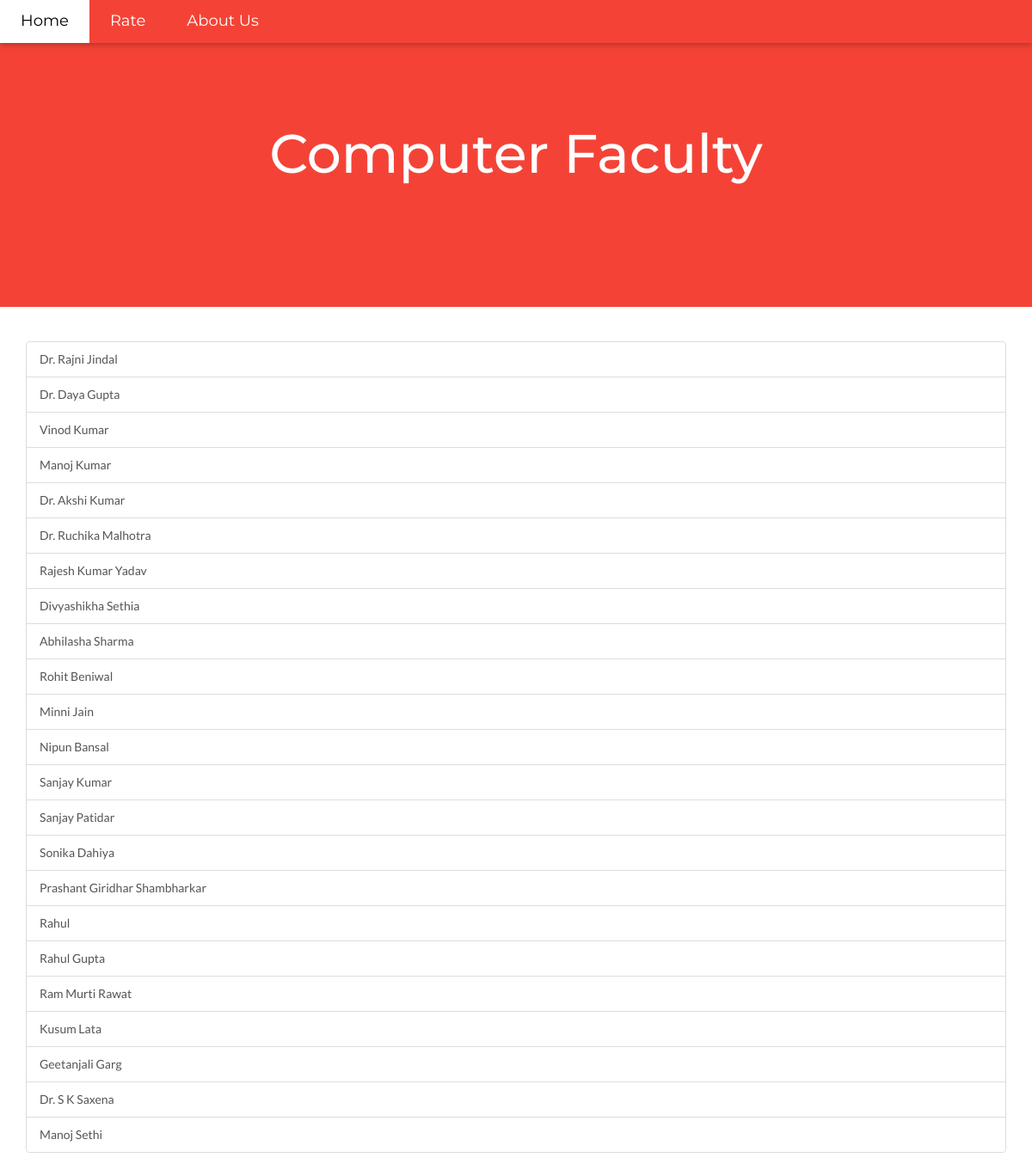
The page /computer/ on the database its author committed.
### computer/models.py (models this page shows, shortened)
class Teacher(models.Model):
    name = models.CharField(max_length=100)
    designation = models.CharField(max_length=100)
    qual = models.CharField(max_length=100)
    email = models.CharField(max_length=100)
    special = models.CharField(max_length=200)
    votes = models.IntegerField(default=0)

### computer/views.py (the view)
def index(request):
    latest_teacher_list = Teacher.objects.all()
    context = {'latest_teacher_list': latest_teacher_list}
    return render(request, 'computer/computer_faculty.htm', context)

### computer/templates/computer/computer_faculty.htm (shortened to what this page needs)
<html>
<head>
{% load static %}
<link rel="stylesheet" href="{% static 'computer/bootstrap.min.css' %}" type="text/css">
<link rel="stylesheet" href="https://maxcdn.bootstrapcdn.com/bootstrap/3.3.7/css/bootstrap.min.css">
<link rel="stylesheet" href="{% static 'computer/style.css' %}">
</head>
<body>
<div class="top">
  <div class="bar card-2" style="background-color:#f44336;color:white;font-size:18px;width:100%">
    <a href="{% url 'polls:index' %}" class="bar-item button hover-white" style="padding:12px 24px">Home</a>
    <a href="{% url 'rate:index' %}" class="bar-item button hover-white" style="padding:12px 24px">Rate</a>
    <a href="{% url 'about:index' %}" class="bar-item button hover-white" style="padding:12px 24px">About Us</a>
    </div>
</div>
<header class="container1 row " style="padding:128px 16px;background-color:#f44336;color:white;text-align:center;left:0">
  <h1 style="margin:16px;font-size:63px">Computer Faculty</h1>
</header>
<br>
<br>
<div class="container">
<div class="list-group">
{% if latest_teacher_list %}
    {% for teacher in latest_teacher_list %}
        <a class="list-group-item" href="{% url 'computer:detail' teacher.id %}">{{ teacher.name }}</a></li>
    {% endfor %}
{% else %}
    <p>No polls are available.</p>
{% endif %}
</div>
</div>
</body>
</html>

### computer/static/computer/style.css (style rules this page uses)
body,h1,h2,h3,h4,h5,h6 { font-family: "Lato", sans-serif }
html, body { max-width: 100%; overflow-x: hidden; }
.top { position:fixed;width:100%;z-index:1;top:0;left:0 }
.bar { width:100%;overflow:hidden }
.bar .bar-item { padding:8px 16px;float:left;width:auto;border:none;outline:none;display:block }
.card,.card-2 { box-shadow:0 2px 5px 0 rgba(0,0,0,0.16),0 2px 10px 0 rgba(0,0,0,0.12) }
.button { border:none;display:inline-block;outline:0;padding:8px 16px;vertical-align:middle;overflow:hidden;text-decoration:none;color:inherit;background-color:inherit; text-align:center;white-space:nowrap;cursor:pointer }
.container1 { padding:0.01em 16px;display:block;left:0 }
header { animation-name: example; animation-duration: 8s; animation-iteration-count: infinite; animation-direction: alternate; }

### computer/templates/computer/computer_faculty.htm (style rules this page uses)
body,h1,h2,h3,h4,h5,h6 { font-family: "Lato", sans-serif }
.bar,h1,button { font-family: "Montserrat", sans-serif }

### rows shown on the page
Teacher: name "Dr. Rajni Jindal"
Teacher: name "Dr. Daya Gupta"
Teacher: name "Vinod Kumar"
Teacher: name "Manoj Kumar"
Teacher: name "Dr. Akshi Kumar"
Teacher: name "Dr. Ruchika Malhotra"
Teacher: name "Rajesh Kumar Yadav"
Teacher: name "Divyashikha Sethia"
Teacher: name "Abhilasha Sharma"
Teacher: name "Rohit Beniwal"
Teacher: name "Minni Jain"
Teacher: name "Nipun Bansal"
Teacher: name "Sanjay Kumar"
Teacher: name "Sanjay Patidar"
Teacher: name "Sonika Dahiya"
Teacher: name "Prashant Giridhar Shambharkar"
Teacher: name "Rahul"
Teacher: name "Rahul Gupta"
Teacher: name "Ram Murti Rawat"
Teacher: name "Kusum Lata"
Teacher: name "Geetanjali Garg"
Teacher: name "Dr. S K Saxena"
Teacher: name "Manoj Sethi"
